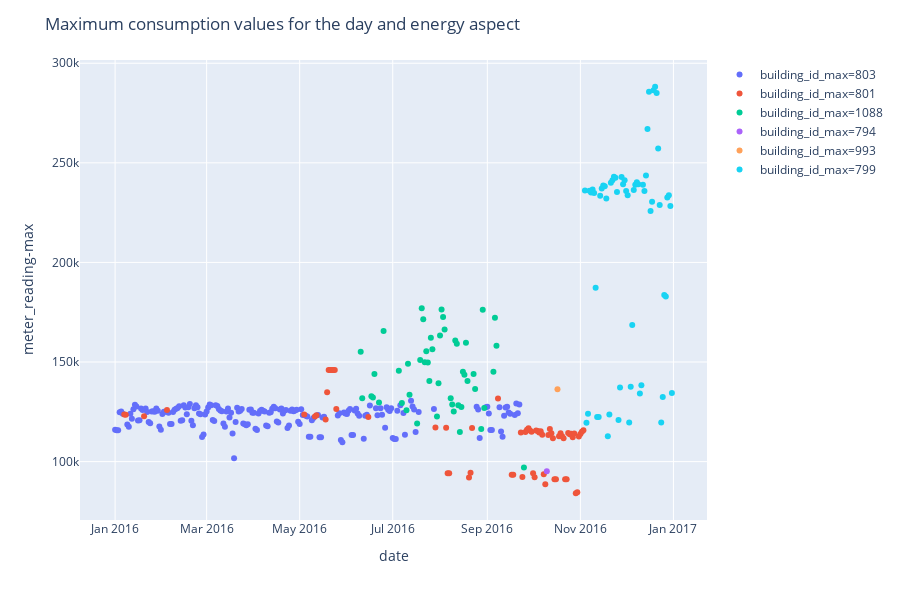

The notebook cell saved with this chart:
### Code cell
daily_train_electricity = daily_train_agg[daily_train_agg['meter']=='electricity'].copy()
daily_train_electricity['building_id_max'] = pd.Categorical(daily_train_electricity['building_id_max'])
fig_daily_electricity = px.scatter(daily_train_electricity,
                                   x='date',
                                   y='meter_reading-max',
                                   color='building_id_max',
                                   render_mode='svg')
fig_daily_electricity.update_layout(title='Maximum consumption values for the day and energy aspect')
fig_daily_electricity.show()

### Figure 1 — Plotly figure (JSON) as saved in the notebook; plotly's stock layout.template omitted (floating-point values rounded to 4 significant figures; data arrays with more than 128 entries replaced by an {"elided": "..."} marker saying what was removed)
{"data": [{"hoverlabel": {"namelength": 0}, "hovertemplate": "building_id_max=803<br>date=%{x}<br>meter_reading-max=%{y}", "legendgroup": "building_id_max=803", "marker": {"color": "#636efa", "symbol": "circle"}, "mode": "markers", "name": "building_id_max=803", "showlegend": true, "type": "scatter", "x": {"elided": "192 str values"}, "xaxis": "x", "y": {"elided": "192 float values"}, "yaxis": "y"}, {"hoverlabel": {"namelength": 0}, "hovertemplate": "building_id_max=801<br>date=%{x}<br>meter_reading-max=%{y}", "legendgroup": "building_id_max=801", "marker": {"color": "#EF553B", "symbol": "circle"}, "mode": "markers", "name": "building_id_max=801", "showlegend": true, "type": "scatter", "x": ["2016-01-07", "2016-01-08", "2016-01-20", "2016-02-04", "2016-05-04", "2016-05-11", "2016-05-12", "2016-05-18", "2016-05-19", "2016-05-20", "2016-05-21", "2016-05-22", "2016-05-23", "2016-05-24", "2016-05-25", "2016-06-15", "2016-07-29", "2016-08-05", "2016-08-06", "2016-08-07", "2016-08-20", "2016-08-21", "2016-08-22", "2016-09-08", "2016-09-17", "2016-09-18", "2016-09-23", "2016-09-24", "2016-09-26", "2016-09-27", "2016-09-28", "2016-09-29", "2016-09-30", "2016-10-01", "2016-10-02", "2016-10-03", "2016-10-04", "2016-10-05", "2016-10-06", "2016-10-07", "2016-10-08", "2016-10-09", "2016-10-11", "2016-10-12", "2016-10-13", "2016-10-14", "2016-10-15", "2016-10-16", "2016-10-18", "2016-10-19", "2016-10-20", "2016-10-21", "2016-10-22", "2016-10-23", "2016-10-24", "2016-10-25", "2016-10-26", "2016-10-27", "2016-10-28", "2016-10-29", "2016-10-30", "2016-10-31", "2016-11-01", "2016-11-02", "2016-11-03"], "xaxis": "x", "y": [123700.0, 123600.0, 122800.0, 125900.0, 123600.0, 122700.0, 123200.0, 121100.0, 134800.0, 146000.0, 146000.0, 146000.0, 146000.0, 146000.0, 126400.0, 122400.0, 117100.0, 117000.0, 94200.0, 94200.0, 92060.0, 94370.0, 116800.0, 131700.0, 93460.0, 93460.0, 114600.0, 92220.0, 114900.0, 116000.0, 116800.0, 115600.0, 115000.0, 94100.0, 92100.0, 115600.0, 115300.0, 114600.0, 115300.0, 113400.0, 93600.0, 88650.0, 113400.0, 116300.0, 114200.0, 111700.0, 91130.0, 91130.0, 112700.0, 114200.0, 112700.0, 111700.0, 91160.0, 91160.0, 114400.0, 113800.0, 114000.0, 112200.0, 114100.0, 84110.0, 84590.0, 112600.0, 113900.0, 115000.0, 115700.0], "yaxis": "y"}, {"hoverlabel": {"namelength": 0}, "hovertemplate": "building_id_max=1088<br>date=%{x}<br>meter_reading-max=%{y}", "legendgroup": "building_id_max=1088", "marker": {"color": "#00cc96", "symbol": "circle"}, "mode": "markers", "name": "building_id_max=1088", "showlegend": true, "type": "scatter", "x": ["2016-06-10", "2016-06-11", "2016-06-17", "2016-06-18", "2016-06-19", "2016-06-22", "2016-06-25", "2016-07-05", "2016-07-07", "2016-07-10", "2016-07-11", "2016-07-12", "2016-07-17", "2016-07-19", "2016-07-20", "2016-07-21", "2016-07-22", "2016-07-23", "2016-07-24", "2016-07-25", "2016-07-26", "2016-07-27", "2016-07-30", "2016-07-31", "2016-08-01", "2016-08-02", "2016-08-03", "2016-08-04", "2016-08-08", "2016-08-09", "2016-08-10", "2016-08-11", "2016-08-12", "2016-08-13", "2016-08-14", "2016-08-15", "2016-08-16", "2016-08-17", "2016-08-18", "2016-08-19", "2016-08-23", "2016-08-24", "2016-08-28", "2016-08-29", "2016-08-30", "2016-09-05", "2016-09-06", "2016-09-07", "2016-09-25"], "xaxis": "x", "y": [155194, 131835, 132756, 132246, 143928, 129699, 165567, 145648, 129443, 125758, 149119, 133618, 119099, 151034, 176935, 171451, 149902, 155407, 149734, 140482, 162123, 156457, 122600.0, 139400.0, 163400.0, 176400.0, 172600.0, 166400.0, 131900.0, 128729, 125200.0, 160800.0, 159100.0, 128200.0, 114800.0, 127400.0, 145100.0, 143600.0, 159600.0, 140400.0, 144000.0, 136400.0, 116400.0, 176200.0, 127000.0, 145100.0, 172200.0, 158100.0, 97080.0], "yaxis": "y"}, {"hoverlabel": {"namelength": 0}, "hovertemplate": "building_id_max=794<br>date=%{x}<br>meter_reading-max=%{y}", "legendgroup": "building_id_max=794", "marker": {"color": "#ab63fa", "symbol": "circle"}, "mode": "markers", "name": "building_id_max=794", "showlegend": true, "type": "scatter", "x": ["2016-10-10"], "xaxis": "x", "y": [95180.0], "yaxis": "y"}, {"hoverlabel": {"namelength": 0}, "hovertemplate": "building_id_max=993<br>date=%{x}<br>meter_reading-max=%{y}", "legendgroup": "building_id_max=993", "marker": {"color": "#FFA15A", "symbol": "circle"}, "mode": "markers", "name": "building_id_max=993", "showlegend": true, "type": "scatter", "x": ["2016-10-17"], "xaxis": "x", "y": [136362], "yaxis": "y"}, {"hoverlabel": {"namelength": 0}, "hovertemplate": "building_id_max=799<br>date=%{x}<br>meter_reading-max=%{y}", "legendgroup": "building_id_max=799", "marker": {"color": "#19d3f3", "symbol": "circle"}, "mode": "markers", "name": "building_id_max=799", "showlegend": true, "type": "scatter", "x": ["2016-11-04", "2016-11-05", "2016-11-06", "2016-11-07", "2016-11-08", "2016-11-09", "2016-11-10", "2016-11-11", "2016-11-12", "2016-11-13", "2016-11-14", "2016-11-15", "2016-11-16", "2016-11-17", "2016-11-18", "2016-11-19", "2016-11-20", "2016-11-21", "2016-11-22", "2016-11-23", "2016-11-24", "2016-11-25", "2016-11-26", "2016-11-27", "2016-11-28", "2016-11-29", "2016-11-30", "2016-12-01", "2016-12-02", "2016-12-03", "2016-12-04", "2016-12-05", "2016-12-06", "2016-12-07", "2016-12-08", "2016-12-09", "2016-12-10", "2016-12-11", "2016-12-12", "2016-12-13", "2016-12-14", "2016-12-15", "2016-12-16", "2016-12-17", "2016-12-18", "2016-12-19", "2016-12-20", "2016-12-21", "2016-12-22", "2016-12-23", "2016-12-24", "2016-12-25", "2016-12-26", "2016-12-27", "2016-12-28", "2016-12-29", "2016-12-30", "2016-12-31"], "xaxis": "x", "y": [236100.0, 119500.0, 124100.0, 236000.0, 235100.0, 236600.0, 234900.0, 187300.0, 122400.0, 122400.0, 233500.0, 237100.0, 238600.0, 238300.0, 232100.0, 112700.0, 123700.0, 240000.0, 241300.0, 243000.0, 242500.0, 235400.0, 120900.0, 137100.0, 242900.0, 239200.0, 241200.0, 235800.0, 233700.0, 119700.0, 137600.0, 168600.0, 236400.0, 238900.0, 240200.0, 239300.0, 134200.0, 138400.0, 239100.0, 235900.0, 243600.0, 267000.0, 285700.0, 225800.0, 230500.0, 286400.0, 288200.0, 285100.0, 257200.0, 228800.0, 119700.0, 132400.0, 183600.0, 182900.0, 232600.0, 233700.0, 228300.0, 134400.0], "yaxis": "y"}], "layout": {"height": 600, "legend": {"tracegroupgap": 0}, "margin": {"t": 60}, "title": {"text": "Maximum consumption values for the day and energy aspect"}, "xaxis": {"anchor": "y", "domain": [0, 1], "title": {"text": "date"}}, "yaxis": {"anchor": "x", "domain": [0, 1], "title": {"text": "meter_reading-max"}}}}
